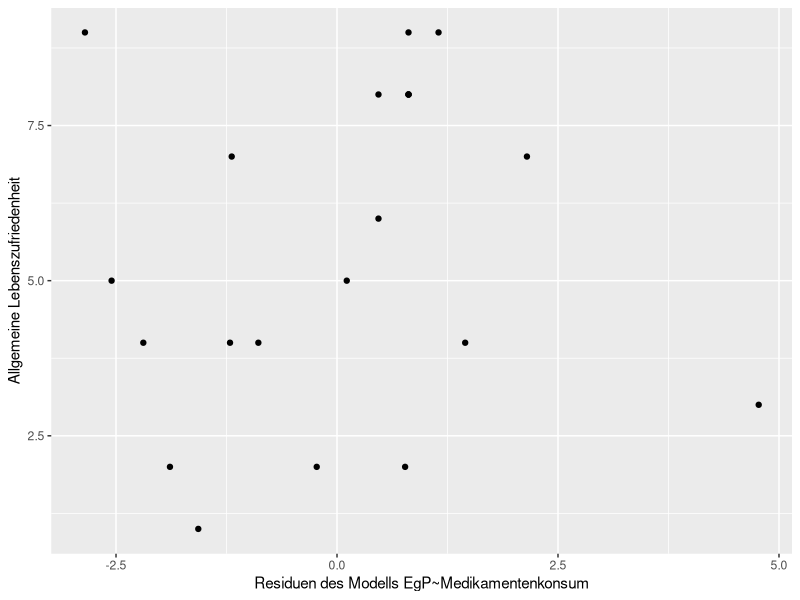
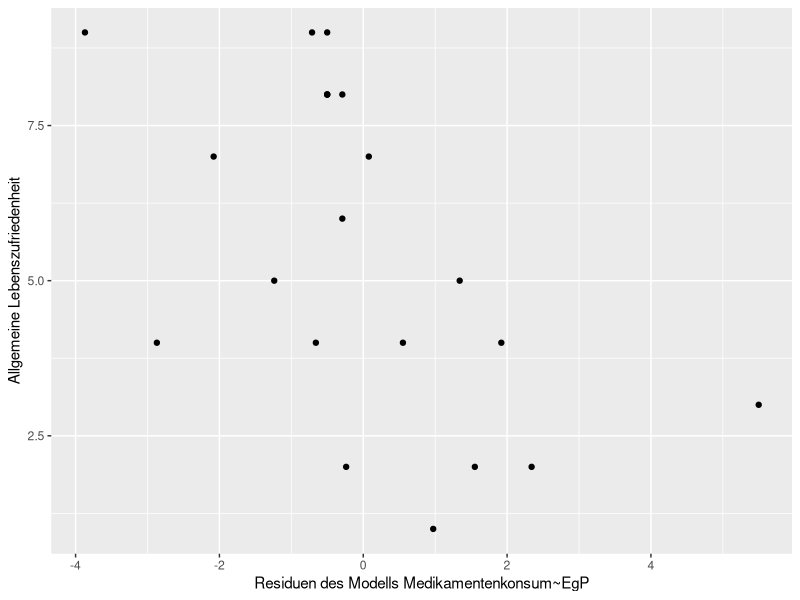

R code for these plots, in order:
## ---- chunk 1
qf(0.95, #alpha-Niveau. Hier im Beispiel 0.05
   1,    # df(diff)
   100)  # df(uncon)
## ---- chunk 2
qf(0.95,      #alpha-Niveau
   3,         # Anzahl der Prädiktoren im Modell
   100)       # df(uncon)
## ---- chunk 3
# Erstellung des Datensatzes
data_reg<- data.frame(y=c(7,8,4,2,1,5,7,2,9,4,8,5,3,4,8,9,2,4,6,8,9),
                      x1=c(10,7,5,4,1,4,6,3,8,4,8,2,8,3,8,5,2,6,7,8,9),
                  x2=c(1,3,2,8,9,7,2,8,2,5,2,6,8,7,2,1,7,6,3,2,1))
# Erstellung des Regressionsmodells, bei welchem die Einstellung die AV und der Medikamentenkomsum die UV ist
reg<- lm(x1~x2,data=data_reg)
# Im Datensatz werden die Residuen als weitere Variable eingefügt
data_reg$resid<- residuals(reg)
# Mit Hilfe von ggplot werden die Residuen und die Kriteriumswerte geplottet
library(ggplot2)
ggplot(data_reg, mapping=aes(x=resid,y=y))+
  geom_point()+
  labs(x='Residuen des Modells EgP~Medikamentenkonsum',y='Allgemeine Lebenszufriedenheit')
## ---- chunk 4
# Erstellung des Regressionsmodells med~EgP
reg2<- lm(x2~x1,data_reg)
# Erstellung der Residuen als Variable
data_reg$resid2<- residuals(reg2)
# Erstellung des partial plots
ggplot(data_reg, aes(x=resid2,y=y))+
  geom_point()+
  labs(x='Residuen des Modells Medikamentenkonsum~EgP',y='Allgemeine Lebenszufriedenheit')
## ---- chunk 5
# Erstellen des ursprünglichen Regressionsmodells
reg_o <- lm(y~x1+x2,data_reg)
# studentisierte Residuen
estud<- rstudent(reg_o)
estud

## ---- chunk 6
# Toleranzwert für den Prädiktor ,,Einstellung gegenüber Psychologen''
t1<- 1-summary(reg)$r.squared
t1
# Toleranzwert für den Prädiktor ,,Medikamentenkonsum''
t2<- 1-summary(reg2)$r.squared
t2
